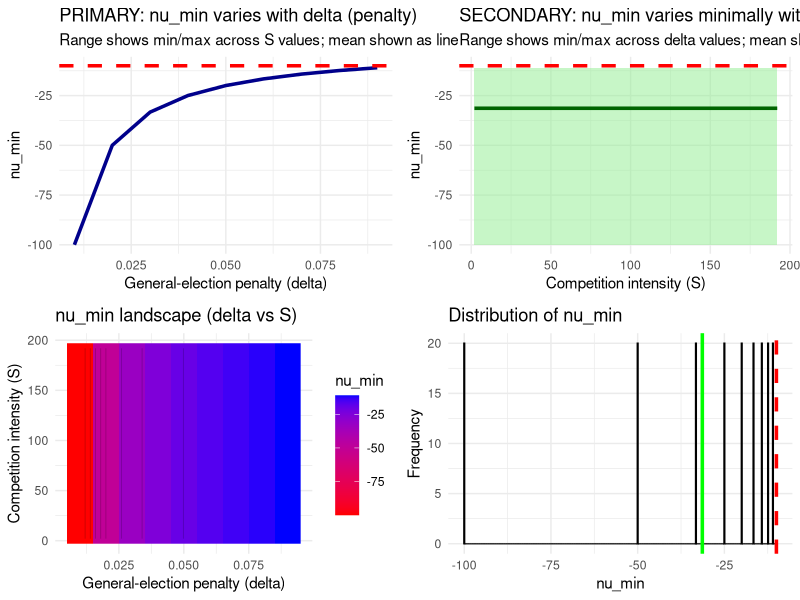

This figure's R source:
# ============================================================================
# REFINED GRID SEARCH FOR nu_min
# Focus on delta dependency (nu_min varies with delta, not S)
# ============================================================================

library(tidyverse)
library(ggplot2)
library(gridExtra)

# ============================================================================
# LOG-SPACE FUNCTIONS
# ============================================================================

log_G <- function(v, S) {
  log_p1 <- (v + 1) - log(exp(v + 1) + S)
  log_p0 <- v - log(exp(v) + S)
  return(log_p1 - log_p0)
}

log_C <- function(v, delta) {
  log_Phi_v <- pnorm(v, log.p = TRUE)
  log_Phi_v_minus_delta <- pnorm(v - delta, log.p = TRUE)
  return(log_Phi_v - log_Phi_v_minus_delta)
}

H_log <- function(v, S, delta) {
  return(log_G(v, S) - log_C(v, delta))
}

# ============================================================================
# SEARCH FUNCTION
# ============================================================================

find_nu_min_precise <- function(delta, S, v_range = c(-200, -5),
                                coarse_step = 10, fine_step = 0.1) {
  # Search for nu_min using three-stage refinement
  
  v_left <- v_range[1]
  v_right <- v_range[2]
  
  # Stage 1: Coarse search
  v_coarse <- seq(v_left, v_right, by = coarse_step)
  H_log_coarse <- rep(NA, length(v_coarse))
  
  for (i in seq_along(v_coarse)) {
    tryCatch({
      H_log_coarse[i] <- H_log(v_coarse[i], S, delta)
    }, error = function(e) {
      # Keep as NA
    })
  }
  
  # Find sign changes
  sign_coarse <- sign(H_log_coarse)
  crossings <- which(diff(sign_coarse) != 0)
  
  if (length(crossings) == 0) {
    return(list(nu_min = NA, found = FALSE))
  }
  
  # Use rightmost crossing
  crossing_idx <- crossings[length(crossings)]
  v_left_coarse <- v_coarse[crossing_idx]
  v_right_coarse <- v_coarse[crossing_idx + 1]
  
  # Stage 2: Medium search
  v_medium <- seq(v_left_coarse, v_right_coarse, by = coarse_step/5)
  H_log_medium <- rep(NA, length(v_medium))
  
  for (i in seq_along(v_medium)) {
    tryCatch({
      H_log_medium[i] <- H_log(v_medium[i], S, delta)
    }, error = function(e) {
      # Keep as NA
    })
  }
  
  sign_medium <- sign(H_log_medium)
  crossings_medium <- which(diff(sign_medium) != 0)
  
  if (length(crossings_medium) == 0) {
    return(list(nu_min = NA, found = FALSE))
  }
  
  crossing_idx_m <- crossings_medium[length(crossings_medium)]
  v_left_medium <- v_medium[crossing_idx_m]
  v_right_medium <- v_medium[crossing_idx_m + 1]
  
  # Stage 3: Fine search
  v_fine <- seq(v_left_medium, v_right_medium, by = fine_step)
  H_log_fine <- rep(NA, length(v_fine))
  
  for (i in seq_along(v_fine)) {
    tryCatch({
      H_log_fine[i] <- H_log(v_fine[i], S, delta)
    }, error = function(e) {
      # Keep as NA
    })
  }
  
  sign_fine <- sign(H_log_fine)
  crossings_fine <- which(diff(sign_fine) != 0)
  
  if (length(crossings_fine) == 0) {
    nu_min <- v_fine[which.min(abs(H_log_fine))]
    return(list(nu_min = nu_min, found = TRUE))
  }
  
  # Linear interpolation
  idx <- crossings_fine[length(crossings_fine)]
  v1 <- v_fine[idx]
  v2 <- v_fine[idx + 1]
  H1 <- H_log_fine[idx]
  H2 <- H_log_fine[idx + 1]
  
  nu_min <- v1 - H1 * (v2 - v1) / (H2 - H1)
  
  return(list(nu_min = nu_min, found = TRUE))
}

# ============================================================================
# MAIN: REFINED GRID SEARCH (FINER delta, COARSER S)
# ============================================================================

cat(strrep("=", 70), "\n", sep = "")
cat("REFINED GRID SEARCH FOR nu_min\n")
cat("Focus: Fine delta grid [0.01, 0.25], Coarse S grid\n")
cat(strrep("=", 70), "\n\n")

# Refined parameter grid
delta_grid <- seq(0.01, 0.25, by = 0.01)  # 25 fine values
S_grid <- seq(2, 200, by = 10)             # 20 coarse values
# Total: 500 combinations (much faster)

cat(sprintf("Computing nu_min for %d x %d = %d combinations...\n",
            length(delta_grid), length(S_grid), 
            length(delta_grid) * length(S_grid)))
cat("This will take 2-3 minutes. Progress:\n\n")

grid_results <- tibble()

for (i in seq_along(delta_grid)) {
  delta <- delta_grid[i]
  
  # Progress indicator
  if (i %% 5 == 0) {
    cat(sprintf("  delta = %.2f (%d/%d completed)\n", delta, i, length(delta_grid)))
  }
  
  for (S in S_grid) {
    result <- find_nu_min_precise(
      delta = delta,
      S = S,
      v_range = c(-200, -5),
      coarse_step = 10,
      fine_step = 0.1
    )
    
    if (result$found) {
      nu_min <- result$nu_min
    } else {
      nu_min <- NA
    }
    
    grid_results <- bind_rows(grid_results,
                              tibble(delta = delta, S = S, nu_min = nu_min))
  }
}

cat("\n✓ Grid search complete!\n\n")

# ============================================================================
# ANALYSIS OF RESULTS
# ============================================================================

cat(strrep("=", 70), "\n", sep = "")
cat("ANALYSIS: HOW nu_min VARIES WITH delta\n")
cat(strrep("=", 70), "\n\n")

nu_min_valid <- grid_results %>% filter(!is.na(nu_min))

cat(sprintf("Total parameter combinations: %d\n", nrow(grid_results)))
cat(sprintf("Combinations with nu_min found: %d\n", nrow(nu_min_valid)))
cat(sprintf("Combinations with NA: %d\n\n", nrow(grid_results) - nrow(nu_min_valid)))

cat("OVERALL nu_min STATISTICS:\n")
cat(sprintf("  Minimum: %.3f\n", min(nu_min_valid$nu_min, na.rm = TRUE)))
cat(sprintf("  25th percentile: %.3f\n", quantile(nu_min_valid$nu_min, 0.25)))
cat(sprintf("  Median: %.3f\n", median(nu_min_valid$nu_min, na.rm = TRUE)))
cat(sprintf("  75th percentile: %.3f\n", quantile(nu_min_valid$nu_min, 0.75)))
cat(sprintf("  Maximum: %.3f\n", max(nu_min_valid$nu_min, na.rm = TRUE)))
cat(sprintf("  Mean: %.3f\n", mean(nu_min_valid$nu_min, na.rm = TRUE)))
cat(sprintf("  Std Dev: %.3f\n\n", sd(nu_min_valid$nu_min, na.rm = TRUE)))

# KEY FINDING: How many are > -10?
n_greater_than_minus_10 <- sum(nu_min_valid$nu_min > -10)
pct_greater_than_minus_10 <- 100 * n_greater_than_minus_10 / nrow(nu_min_valid)

cat("KEY FINDING:\n")
cat(sprintf("  nu_min > -10 (within economically relevant range): %d/%d (%.1f%%)\n",
            n_greater_than_minus_10, nrow(nu_min_valid), pct_greater_than_minus_10))
cat(sprintf("  nu_min <= -10 (outside economically relevant range): %d/%d (%.1f%%)\n\n",
            nrow(nu_min_valid) - n_greater_than_minus_10, nrow(nu_min_valid),
            100 - pct_greater_than_minus_10))

# ============================================================================
# HOW nu_min VARIES WITH delta (PRIMARY FOCUS)
# ============================================================================

cat(strrep("=", 70), "\n", sep = "")
cat("HOW nu_min VARIES WITH delta (PRIMARY FINDING)\n")
cat(strrep("=", 70), "\n\n")

by_delta <- nu_min_valid %>%
  group_by(delta) %>%
  summarize(
    n_cases = n(),
    nu_min_min = min(nu_min),
    nu_min_max = max(nu_min),
    nu_min_mean = mean(nu_min),
    nu_min_sd = sd(nu_min),
    n_greater_than_10 = sum(nu_min > -10),
    .groups = 'drop'
  )

cat(sprintf("%-8s %-10s %-12s %-12s %-12s %-12s %-10s\n",
            "delta", "N_S", "Min", "Max", "Mean", "Std Dev", "N>-10"))
cat(strrep("-", 80), "\n")

for (i in 1:nrow(by_delta)) {
  row <- by_delta[i, ]
  cat(sprintf("%.2f     %-10d %-12.3f %-12.3f %-12.3f %-12.3f %-10d\n",
              row$delta, row$n_cases, row$nu_min_min, row$nu_min_max,
              row$nu_min_mean, row$nu_min_sd, row$n_greater_than_10))
}

# ============================================================================
# HOW nu_min VARIES WITH S (SECONDARY CHECK)
# ============================================================================

cat("\n", strrep("=", 70), "\n", sep = "")
cat("HOW nu_min VARIES WITH S (SECONDARY CHECK)\n")
cat(strrep("=", 70), "\n\n")

by_S <- nu_min_valid %>%
  group_by(S) %>%
  summarize(
    n_cases = n(),
    nu_min_min = min(nu_min),
    nu_min_max = max(nu_min),
    nu_min_mean = mean(nu_min),
    nu_min_sd = sd(nu_min),
    .groups = 'drop'
  )

cat(sprintf("%-8s %-10s %-12s %-12s %-12s %-12s\n",
            "S", "N_delta", "Min", "Max", "Mean", "Std Dev"))
cat(strrep("-", 70), "\n")

for (i in 1:nrow(by_S)) {
  row <- by_S[i, ]
  cat(sprintf("%-8d %-10d %-12.3f %-12.3f %-12.3f %-12.3f\n",
              as.integer(row$S), row$n_cases, row$nu_min_min, row$nu_min_max,
              row$nu_min_mean, row$nu_min_sd))
}

# ============================================================================
# IDENTIFY PROBLEMATIC REGIONS
# ============================================================================

cat("\n", strrep("=", 70), "\n", sep = "")
cat("PARAMETER COMBINATIONS WHERE nu_min > -10\n")
cat(strrep("=", 70), "\n\n")

problematic <- nu_min_valid %>%
  filter(nu_min > -10) %>%
  arrange(desc(nu_min))

if (nrow(problematic) > 0) {
  cat(sprintf("Found %d problematic cases (nu_min > -10):\n\n", nrow(problematic)))
  
  cat(sprintf("%-8s %-8s %-10s\n", "delta", "S", "nu_min"))
  cat(strrep("-", 30), "\n")
  
  for (i in 1:min(30, nrow(problematic))) {
    row <- problematic[i, ]
    cat(sprintf("%.2f     %-8d %-10.3f\n", row$delta, row$S, row$nu_min))
  }
  
  if (nrow(problematic) > 30) {
    cat(sprintf("... and %d more\n", nrow(problematic) - 30))
  }
} else {
  cat("✓ No problematic cases found - all nu_min <= -10\n")
}

# ============================================================================
# SAVE RESULTS
# ============================================================================

write_csv(grid_results, "nu_min_refined_grid.csv")
cat("\n\n✓ Full results saved to nu_min_refined_grid.csv\n")

# ============================================================================
# VISUALIZATION
# ============================================================================

cat("Generating visualizations...\n\n")

# Plot 1: nu_min vs delta (primary relationship)
p1 <- by_delta %>%
  ggplot(aes(x = delta)) +
  geom_ribbon(aes(ymin = nu_min_min, ymax = nu_min_max), 
              fill = "lightblue", alpha = 0.5, label = "Range across S") +
  geom_line(aes(y = nu_min_mean), color = "darkblue", size = 1.2, label = "Mean") +
  geom_hline(yintercept = -10, linetype = "dashed", color = "red", size = 1.2,
             label = "Economics boundary (v=-10)") +
  labs(
    title = "PRIMARY: nu_min varies with delta (penalty)",
    x = "General-election penalty (delta)",
    y = "nu_min",
    subtitle = "Range shows min/max across S values; mean shown as line"
  ) +
  theme_minimal() +
  theme(legend.position = "right")

# Plot 2: nu_min vs S (secondary check)
p2 <- by_S %>%
  ggplot(aes(x = S)) +
  geom_ribbon(aes(ymin = nu_min_min, ymax = nu_min_max), 
              fill = "lightgreen", alpha = 0.5, label = "Range across delta") +
  geom_line(aes(y = nu_min_mean), color = "darkgreen", size = 1.2, label = "Mean") +
  geom_hline(yintercept = -10, linetype = "dashed", color = "red", size = 1.2) +
  labs(
    title = "SECONDARY: nu_min varies minimally with S (competition)",
    x = "Competition intensity (S)",
    y = "nu_min",
    subtitle = "Range shows min/max across delta values; mean shown as line"
  ) +
  theme_minimal() +
  theme(legend.position = "right")

# Plot 3: Heatmap
p3 <- nu_min_valid %>%
  ggplot(aes(x = delta, y = S, fill = nu_min)) +
  geom_raster() +
  geom_contour(aes(z = nu_min), color = "black", alpha = 0.2, size = 0.3) +
  scale_fill_gradient(low = "red", high = "blue", name = "nu_min") +
  labs(
    title = "nu_min landscape (delta vs S)",
    x = "General-election penalty (delta)",
    y = "Competition intensity (S)",
    fill = "nu_min"
  ) +
  theme_minimal()

# Plot 4: Distribution
p4 <- nu_min_valid %>%
  ggplot(aes(x = nu_min)) +
  geom_histogram(binwidth = 0.2, fill = "steelblue", color = "black", alpha = 0.7) +
  geom_vline(xintercept = -10, linetype = "dashed", color = "red", size = 1.2,
             label = "Boundary at -10") +
  geom_vline(xintercept = mean(nu_min_valid$nu_min, na.rm = TRUE),
             linetype = "solid", color = "green", size = 1.2,
             label = sprintf("Mean: %.2f", mean(nu_min_valid$nu_min, na.rm = TRUE))) +
  labs(
    title = "Distribution of nu_min",
    x = "nu_min",
    y = "Frequency"
  ) +
  theme_minimal() +
  theme(legend.position = "right")

# Combine
combined <- gridExtra::grid.arrange(p1, p2, p3, p4, ncol = 2)
ggsave("nu_min_refined_grid_analysis.png", combined, width = 14, height = 10, dpi = 300)
cat("✓ Figure saved to nu_min_refined_grid_analysis.png\n\n")

# ============================================================================
# CONCLUSION
# ============================================================================

cat("\n", strrep("=", 70), "\n", sep = "")
cat("CONCLUSION\n")
cat(strrep("=", 70), "\n\n")

# Calculate variation in nu_min due to S vs delta
sd_within_delta <- mean(by_delta$nu_min_sd, na.rm = TRUE)
sd_across_delta <- sd(by_delta$nu_min_mean, na.rm = TRUE)

cat("KEY INSIGHT:\n")
cat(sprintf("  Standard deviation WITHIN delta (across S): %.4f\n", sd_within_delta))
cat(sprintf("  Standard deviation ACROSS delta (mean values): %.4f\n", sd_across_delta))
cat(sprintf("  Ratio (across/within): %.1f\n\n", sd_across_delta / sd_within_delta))

cat("INTERPRETATION:\n")
if (sd_across_delta > 5 * sd_within_delta) {
  cat("  ✓ nu_min varies PRIMARILY with delta, minimally with S\n")
  cat("  ✓ Paper's claim supported: nu_min depends on penalty, not crowding\n")
} else if (sd_across_delta > 2 * sd_within_delta) {
  cat("  ≈ nu_min varies MORE with delta than S, but S has non-negligible effect\n")
} else {
  cat("  ⚠ nu_min varies similarly with both delta and S\n")
}

cat("\n")

if (pct_greater_than_minus_10 == 0) {
  cat("✓ ALL nu_min < -10: Paper's bound is VALID\n")
} else if (pct_greater_than_minus_10 < 5) {
  cat(sprintf("⚠ Few exceptions (%.1f%% have nu_min > -10): Minor caveats needed\n", 
              pct_greater_than_minus_10))
} else {
  cat(sprintf("✗ SIGNIFICANT violations (%.1f%% have nu_min > -10): Contradicts paper\n", 
              pct_greater_than_minus_10))
}

cat("\n")
